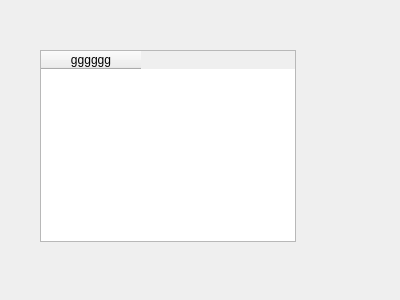
<?xml version="1.0" encoding="UTF-8"?>
<ui version="4.0">
 <class>Form</class>
 <widget class="QWidget" name="Form">
  <property name="geometry">
   <rect>
    <x>0</x>
    <y>0</y>
    <width>400</width>
    <height>300</height>
   </rect>
  </property>
  <property name="windowTitle">
   <string>Form</string>
  </property>
  <widget class="QTableWidget" name="tableWidget">
   <property name="geometry">
    <rect>
     <x>40</x>
     <y>50</y>
     <width>256</width>
     <height>192</height>
    </rect>
   </property>
   <column>
    <property name="text">
     <string>gggggg</string>
    </property>
   </column>
  </widget>
 </widget>
 <resources/>
 <connections/>
</ui>
